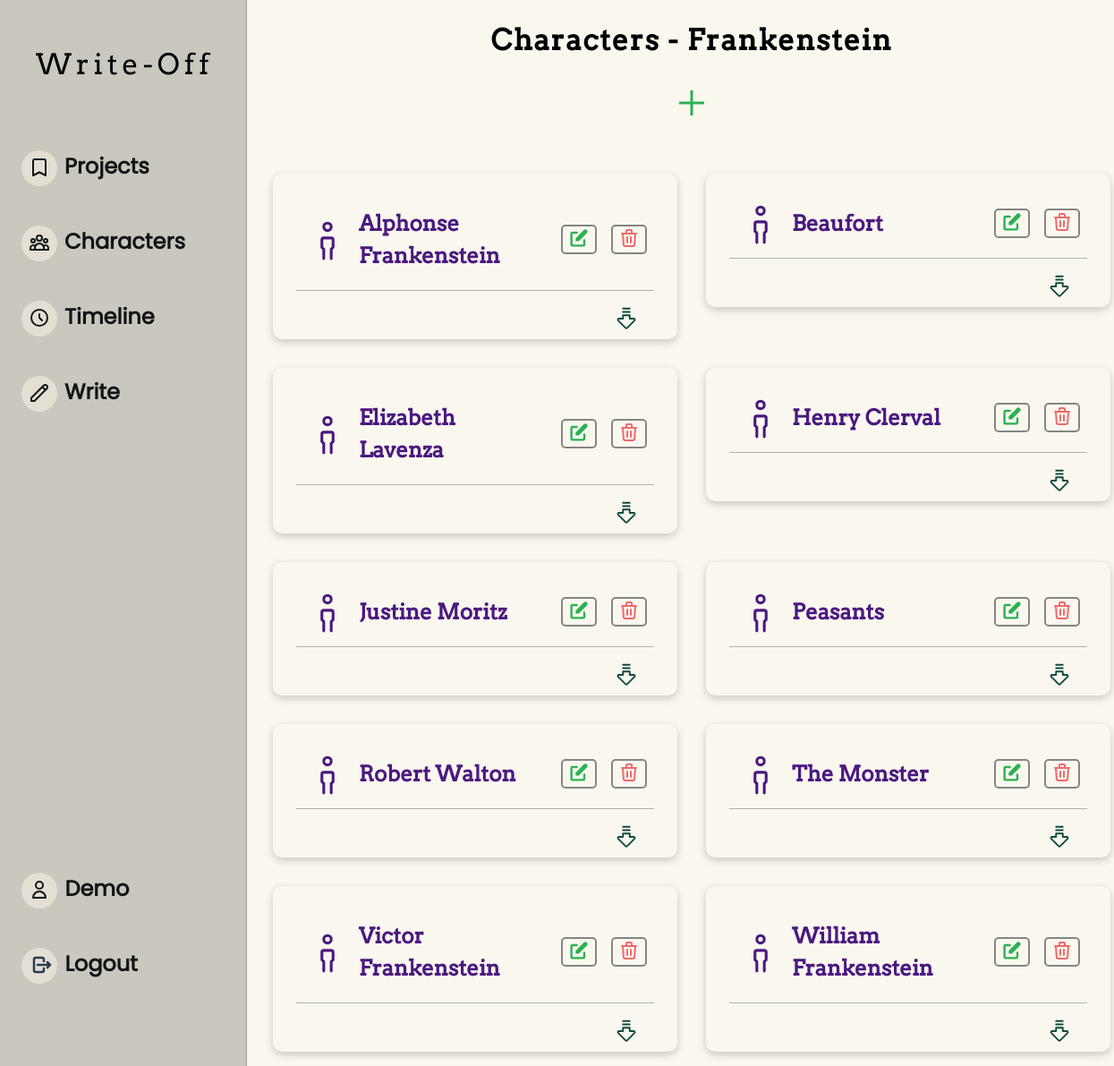
The app's page /characters/frankenstein/ (signed in) with its own data.
### writeoff/models.py (models this page shows, shortened)
class User(AbstractUser):
    pass

class Project(models.Model):
    author = models.ForeignKey(
        User, on_delete=models.CASCADE, related_name="creator")
    title = models.CharField(max_length=60)
    slug = models.SlugField(unique=True, blank=True, null=True)
    genre = models.ForeignKey(
        Genre, on_delete=models.CASCADE, related_name="project")
    content = models.TextField(blank=True)
    created = models.DateTimeField(auto_now_add=True)
    edited = models.DateTimeField(auto_now=True)
    completed = models.BooleanField(default=False)
    class Meta:
        ordering = ['-edited']

class Character(models.Model):
    project = models.ForeignKey(
        Project, on_delete=models.CASCADE, related_name="character")
    name = models.CharField(max_length=50)
    age = models.IntegerField(blank=True, null=True)
    personality = models.TextField(blank=True)
    appearance = models.TextField(blank=True)
    affiliations = models.ManyToManyField(
        'self', blank=True, symmetrical=True)
    other = models.TextField(blank=True)
    def __str__(self):
        return self.name
    class Meta:
        ordering = ['name']

### writeoff/views.py (the view, shortened to what this page needs)
# urls.py: path("characters/<slug:slug>/", views.characters, name='characters'),
@login_required
def characters(request, slug=None):
    project = None
    if slug is not None:
        try:
            project = Project.objects.get(slug=slug)
            characters = Character.objects.filter(project__slug=slug)
            newCharacterForm = CharacterForm(project=project)
        except:
            raise Http404
    if project.author != request.user:
        raise PermissionDenied
    return render(request, "characters.html", {
        'project': project,
        'characters': characters,
        'newCharacterForm': newCharacterForm
    })

### writeoff/templates/characters.html (shortened to what this page needs)
{% extends "layout.html" %}
{% load static %}
{% block body %}
    <div class="project-container character-view-container">
        <header class="project-header">
            <h1 class="character-title">Characters - {{ project.title|title }}</h1>
            <div class="project-expand">
                <button aria-description="Expand Character Form" class="add-project"><svg xmlns="http://www.w3.org/2000/svg" height="48"
                        width="48">
                        <path d="M22.5 38V25.5H10v-3h12.5V10h3v12.5H38v3H25.5V38Z" />
                    </svg></button>
            </div>
        </header>
        <div class="character-card-container">
            {% for character in characters %}
                <div class="character-card" data-character-id="{{ character.id }}">
                    <div class="character-card-header">
                        <div class="character-img">
                        </div>
                        <h2>{{ character.name|title }}</h2>
                        <div class="character-card-buttons">
                            <button class="edit-character-btn btn">
                            </button>
                            <button class="delete-character-btn btn">
                                <a href="{% url 'characterDelete' project.slug character.id %}">
                                    <svg xmlns="http://www.w3.org/2000/svg" class="icon-delete" fill="none" viewBox="0 0 24 24"
                                        stroke="#EE6B6B" stroke-width="2">
                                        <path stroke-linecap="round" stroke-linejoin="round"
                                            d="M19 7l-.867 12.142A2 2 0 0116.138 21H7.862a2 2 0 01-1.995-1.858L5 7m5 4v6m4-6v6m1-10V4a1 1 0 00-1-1h-4a1 1 0 00-1 1v3M4 7h16" />
                                    </svg>
                                </a>
                            </button>
                        </div>
                    </div>
                    <div class="character-expand-button">
                        <a href="#">
                        </a>
                    </div>
                </div>
            {% endfor %}
        </div>
    </div>
{% endblock %}

### writeoff/templates/layout.html (shortened to what this page needs)
{% load static %}
<!DOCTYPE html>
<html lang="en">
<head>
    <link href="{% static 'styles.css' %}" rel="stylesheet">
</head>
<body>
    <div class="main-container">
        <nav class="sidebar">
            <div class="sidebar-item">
                <ul>
                    <li class="nav-logo">Write-Off</li>
                    <li><a href="{% url 'index' %}"><svg xmlns="http://www.w3.org/2000/svg" class="icon-projects" fill="none" viewBox="0 0 24 24" stroke="currentColor"
                        stroke-width="2">
                        <path stroke-linecap="round" stroke-linejoin="round" d="M5 5a2 2 0 012-2h10a2 2 0 012 2v16l-7-3.5L5 21V5z" />
                        </svg><span>Projects</span></a>
                    </li>
                    <li><a href="{% url 'characters' project.slug %}"><span>Characters</span></a>
                    </li>
                    <li><a href="{% url 'timeline' project.slug %}">
                        <svg xmlns="http://www.w3.org/2000/svg" class="icon-timeline" fill="none" viewBox="0 0 24 24" stroke="currentColor"
                        stroke-width="2">
                        <path stroke-linecap="round" stroke-linejoin="round" d="M12 8v4l3 3m6-3a9 9 0 11-18 0 9 9 0 0118 0z" />
                        </svg><span>Timeline</span></a>
                    </li>
                    <li><a href="{% url 'write' project.slug %}"><svg xmlns="http://www.w3.org/2000/svg" class="icon-write" fill="none" viewBox="0 0 24 24" stroke="currentColor"
                        stroke-width="2">
                        <path stroke-linecap="round" stroke-linejoin="round"
                            d="M15.232 5.232l3.536 3.536m-2.036-5.036a2.5 2.5 0 113.536 3.536L6.5 21.036H3v-3.572L16.732 3.732z" />
                        </svg><span>Write</span></a>
                    </li>
                </ul>
            </div>
            <div class="sidebar-item bottom">
                <ul>
                    <li><a href="{% url 'profile' user.username %}">
                            <svg xmlns="http://www.w3.org/2000/svg" class="icon-user" id="profile-icon" fill="none" viewBox="0 0 24 24" stroke="currentColor"
                            stroke-width="2">
                            <path stroke-linecap="round" stroke-linejoin="round"
                            d="M16 7a4 4 0 11-8 0 4 4 0 018 0zM12 14a7 7 0 00-7 7h14a7 7 0 00-7-7z" />
                            </svg>
                            <span>{{ user.username|title }}</span>
                        </a>
                    </li>
                    <li>
                        <a href="{% url 'logout' %}" id="logout-btn-expanded">
                        <span>Logout</span>
                        </a>
                    </li>
                </ul>
            </div>
        </nav>
        {% block body %}
        {% endblock %}
    </div>
</body>
</html>

### writeoff/static/styles.css (style rules this page uses)
body { padding: 0; margin: 0; box-sizing: border-box; font-family: "Poppins", sans-serif; line-height: 1.5; background-color: #faf7ef; min-height: 100vh; }
.main-container { display: flex; }
.sidebar { height: 100%; width: 275px; background: #cac7bf; border-right: 1px solid rgb(0 0 0 / 0.2); position: fixed; top: 0; left: 0; padding-top: 1rem; display: flex; flex-direction: column; justify-content: space-between; align-items: flex-start; transition: width ease-in-out 0.4s; z-index: 100000; }
.sidebar ul { padding-left: 1rem; margin: 2rem 0 0 0; }
.nav-logo { margin-left: 1.5rem; font-family: "Arvo", serif; letter-spacing: 0.3rem; font-size: 2rem; user-select: none; padding-bottom: 1.5rem; cursor: default; }
.sidebar-item ul li { list-style: none; margin-bottom: 3rem; position: relative; }
.sidebar-item ul li a { display: inline-block; text-decoration: none; font-size: 1.5rem; font-weight: bold; color: #141414; padding-left: 1rem; }
.sidebar-item ul li a svg { vertical-align: middle; margin-right: 1rem; }
.sidebar-item ul li a::before { position: absolute; content: ""; height: 40px; top: 0; left: 8px; background: #fff7e8; opacity: 0.5; border-radius: 50%; z-index: -1; width: 40px; margin: 0 auto; }
[class^="icon"] { display: relative; height: 24px; }
.sidebar-item.bottom { display: flex; justify-content: space-between; align-items: center; margin-bottom: 4rem; }
#logout-btn-expanded svg { margin-right: 10px; transform: translateX(3px); }
#profile-icon { margin-right: 10px; }
.project-container { width: 100%; padding: 0; display: flex; flex-direction: column; justify-content: center; align-items: center; }
.project-container h1 { font-family: "Arvo", serif; letter-spacing: 0.1rem; }
.project-header { display: flex; flex-direction: column; align-items: center; justify-content: center; width: 100%; margin-bottom: 2rem; }
.add-project { all: unset; cursor: pointer; fill: #2ab251; transition: all 0.3s linear; }
.icon-edit { fill: #2ab251; }
.character-view-container { width: 80%; margin-left: 275px; }
.character-card-container { display: flex; flex-direction: row; flex-wrap: wrap; justify-content: center; align-items: flex-start; }
.character-card { display: flex; flex-direction: column; border-radius: 10px; width: 25em; padding: 1rem 1.5rem; color: #0f4b3d; border: 2px solid transparent; box-shadow: 0 3px 10px rgb(0 0 0 / 0.2); margin: 1rem; max-height: 240px; overflow: hidden; transition: border 0.4s ease-in-out; }
.character-card-header { display: flex; width: 100%; justify-content: space-between; align-items: center; border-bottom: 1px solid #b1b1b1; word-wrap: break-word; }
.character-card h2 { margin-right: auto; font-family: "Arvo", serif; color: #4b1980; }
.character-img { height: 50px; }
.character-img svg { stroke: #4b1980; height: 50px; }
.character-card-buttons { display: flex; flex-direction: row; justify-content: space-between; padding-left: 1rem; }
.character-card-buttons button { margin-inline: 0.5rem; }
.character-expand-button { display: flex; width: auto; margin-left: auto; padding-right: 1rem; margin-block: 1rem; transform-origin: 15px 15px; transition: transform 0.2s linear; }
.character-expand-button svg { height: 30px; width: 30px; }
.btn { cursor: pointer; border: 2px solid rgba(20, 20, 20, 0.5); border-radius: 5px; background-color: transparent; }
.btn > svg, .icon-delete { transition: all 0.2s cubic-bezier(0.075, 0.82, 0.165, 1); }
.character-title { text-align: center; }

### records on screen
User: username "Demo"
Project: title "Frankenstein"
Character: name "Alphonse Frankenstein"
Character: name "Beaufort"
Character: name "Elizabeth Lavenza"
Character: name "Henry Clerval"
Character: name "Justine Moritz"
Character: name "Peasants"
Character: name "Robert Walton"
Character: name "The Monster"
Character: name "Victor Frankenstein"
Character: name "William Frankenstein"
